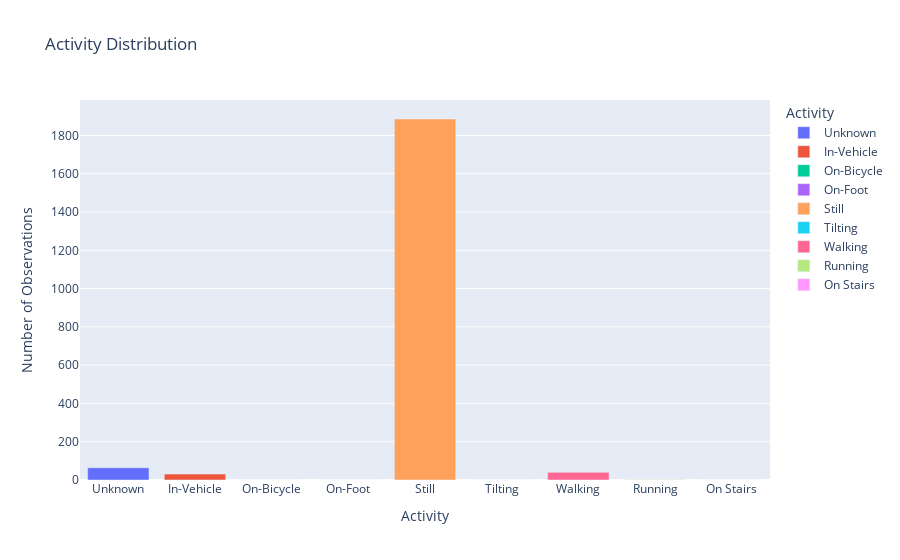

Notebook source saved alongside this figure:
### Code cell
all_activities = ['Unknown', 'In-Vehicle', 'On-Bicycle', 'On-Foot', 'Still', 'Tilting', 'Walking', 'Running', 'On Stairs']
activity_counts = data['activity'].value_counts().reindex(all_activities, fill_value=0)

activity_df = pd.DataFrame({'Activity': activity_counts.index, 'Number of Observations': activity_counts.values})

fig = px.bar(activity_df, x='Activity', y='Number of Observations', title='Activity Distribution', 
             labels={'Activity': 'Activity', 'Number of Observations': 'Number of Observations'}, 
             color='Activity')

fig.show()

### Figure 1 — Plotly figure (JSON) as saved in the notebook; plotly's stock layout.template omitted (floating-point values rounded to 4 significant figures)
{"data": [{"alignmentgroup": "True", "hovertemplate": "Activity=%{x}<br>Number of Observations=%{y}<extra></extra>", "legendgroup": "Unknown", "marker": {"color": "#636efa", "pattern": {"shape": ""}}, "name": "Unknown", "offsetgroup": "Unknown", "orientation": "v", "showlegend": true, "textposition": "auto", "type": "bar", "x": ["Unknown"], "xaxis": "x", "y": [64], "yaxis": "y"}, {"alignmentgroup": "True", "hovertemplate": "Activity=%{x}<br>Number of Observations=%{y}<extra></extra>", "legendgroup": "In-Vehicle", "marker": {"color": "#EF553B", "pattern": {"shape": ""}}, "name": "In-Vehicle", "offsetgroup": "In-Vehicle", "orientation": "v", "showlegend": true, "textposition": "auto", "type": "bar", "x": ["In-Vehicle"], "xaxis": "x", "y": [31], "yaxis": "y"}, {"alignmentgroup": "True", "hovertemplate": "Activity=%{x}<br>Number of Observations=%{y}<extra></extra>", "legendgroup": "On-Bicycle", "marker": {"color": "#00cc96", "pattern": {"shape": ""}}, "name": "On-Bicycle", "offsetgroup": "On-Bicycle", "orientation": "v", "showlegend": true, "textposition": "auto", "type": "bar", "x": ["On-Bicycle"], "xaxis": "x", "y": [0], "yaxis": "y"}, {"alignmentgroup": "True", "hovertemplate": "Activity=%{x}<br>Number of Observations=%{y}<extra></extra>", "legendgroup": "On-Foot", "marker": {"color": "#ab63fa", "pattern": {"shape": ""}}, "name": "On-Foot", "offsetgroup": "On-Foot", "orientation": "v", "showlegend": true, "textposition": "auto", "type": "bar", "x": ["On-Foot"], "xaxis": "x", "y": [0], "yaxis": "y"}, {"alignmentgroup": "True", "hovertemplate": "Activity=%{x}<br>Number of Observations=%{y}<extra></extra>", "legendgroup": "Still", "marker": {"color": "#FFA15A", "pattern": {"shape": ""}}, "name": "Still", "offsetgroup": "Still", "orientation": "v", "showlegend": true, "textposition": "auto", "type": "bar", "x": ["Still"], "xaxis": "x", "y": [1886], "yaxis": "y"}, {"alignmentgroup": "True", "hovertemplate": "Activity=%{x}<br>Number of Observations=%{y}<extra></extra>", "legendgroup": "Tilting", "marker": {"color": "#19d3f3", "pattern": {"shape": ""}}, "name": "Tilting", "offsetgroup": "Tilting", "orientation": "v", "showlegend": true, "textposition": "auto", "type": "bar", "x": ["Tilting"], "xaxis": "x", "y": [0], "yaxis": "y"}, {"alignmentgroup": "True", "hovertemplate": "Activity=%{x}<br>Number of Observations=%{y}<extra></extra>", "legendgroup": "Walking", "marker": {"color": "#FF6692", "pattern": {"shape": ""}}, "name": "Walking", "offsetgroup": "Walking", "orientation": "v", "showlegend": true, "textposition": "auto", "type": "bar", "x": ["Walking"], "xaxis": "x", "y": [40], "yaxis": "y"}, {"alignmentgroup": "True", "hovertemplate": "Activity=%{x}<br>Number of Observations=%{y}<extra></extra>", "legendgroup": "Running", "marker": {"color": "#B6E880", "pattern": {"shape": ""}}, "name": "Running", "offsetgroup": "Running", "orientation": "v", "showlegend": true, "textposition": "auto", "type": "bar", "x": ["Running"], "xaxis": "x", "y": [1], "yaxis": "y"}, {"alignmentgroup": "True", "hovertemplate": "Activity=%{x}<br>Number of Observations=%{y}<extra></extra>", "legendgroup": "On Stairs", "marker": {"color": "#FF97FF", "pattern": {"shape": ""}}, "name": "On Stairs", "offsetgroup": "On Stairs", "orientation": "v", "showlegend": true, "textposition": "auto", "type": "bar", "x": ["On Stairs"], "xaxis": "x", "y": [0], "yaxis": "y"}], "layout": {"barmode": "relative", "legend": {"title": {"text": "Activity"}, "tracegroupgap": 0}, "title": {"text": "Activity Distribution"}, "xaxis": {"anchor": "y", "categoryarray": ["Unknown", "In-Vehicle", "On-Bicycle", "On-Foot", "Still", "Tilting", "Walking", "Running", "On Stairs"], "categoryorder": "array", "domain": [0, 1], "title": {"text": "Activity"}}, "yaxis": {"anchor": "x", "domain": [0, 1], "title": {"text": "Number of Observations"}}}}
